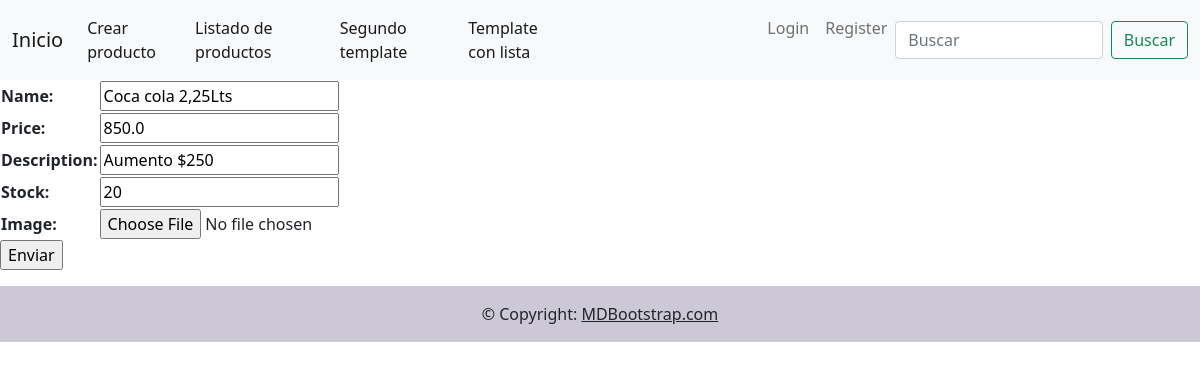
/products/update-product/16/, run on the app's committed database.
### products/models.py (models this page shows, shortened)
class Products(models.Model):
    name = models.CharField(max_length=40)
    price = models.FloatField()
    description = models.CharField(max_length=200, null=True, blank=True)
    is_active = models.BooleanField(default=True)
    creation_date = models.DateField(auto_now_add=True, null=True, blank=True)
    stock = models.IntegerField()
    image = models.ImageField(upload_to="products/", null=True, blank=True)
    class Meta:
        verbose_name="Product"
        verbose_name_plural="Products"

### products/views.py (the view)
# urls.py: path("update-product/<int:pk>/",update_product,name="update_product")
def update_product(request, pk):
    if request.method == "POST":
        form = Formulario_productos(request.POST)
        if form.is_valid():
            product = Products.objects.get(pk=pk)
            product.name = form.cleaned_data["name"]
            product.price = form.cleaned_data["price"]
            product.description = form.cleaned_data["description"]
            product.stock = form.cleaned_data["stock"]
            product.save()
            return redirect(list_product)
    elif request.method == "GET":
        product = Products.objects.get(pk=pk)
        form = Formulario_productos(initial={
                                                "name":product.name,
                                                "price":product.price,
                                                "description":product.description,
                                                "stock":product.stock
                                            })
        context = {"form":form}
        return render(request,"products/update_product.html",context=context)

### products/forms.py
class Formulario_productos(forms.Form):
    name = forms.CharField(max_length=40)
    price = forms.FloatField()
    description = forms.CharField(max_length=200)
    stock= forms.IntegerField()
    image = forms.ImageField(required=False)

### templates/products/update_product.html (shortened to what this page needs)
{% extends "base.html" %}
{% block contenido_que_cambia %}
<form action="" method="POST">
    <table>
        {{form.as_table}}
    </table>
    <p><input type="submit" value="Enviar"></p>
</form>
{% endblock %}

### data on the page
Products: name "Coca cola 2,25Lts", price "850.0", description "Aumento $250", stock "20"
